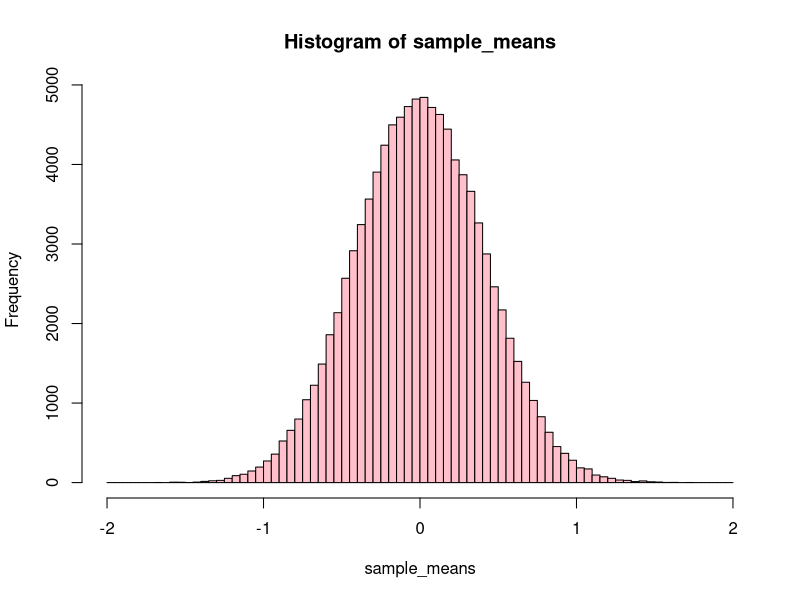
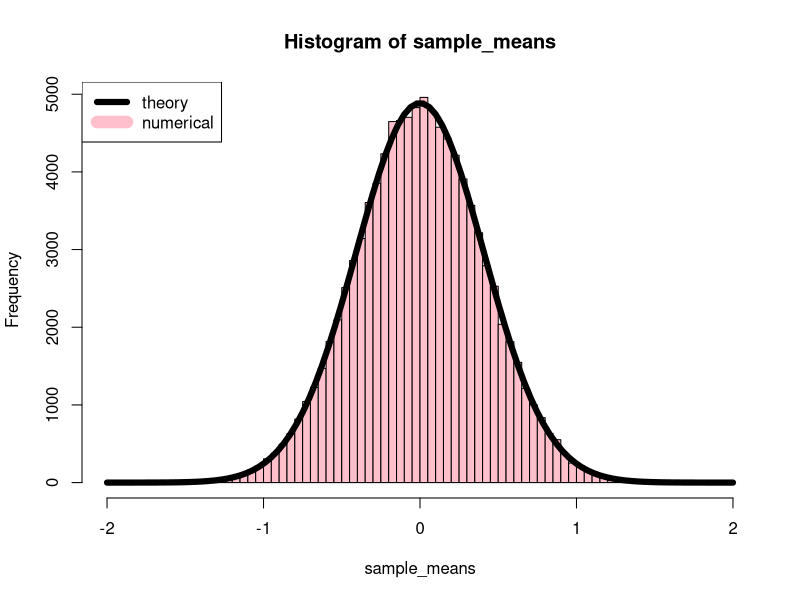
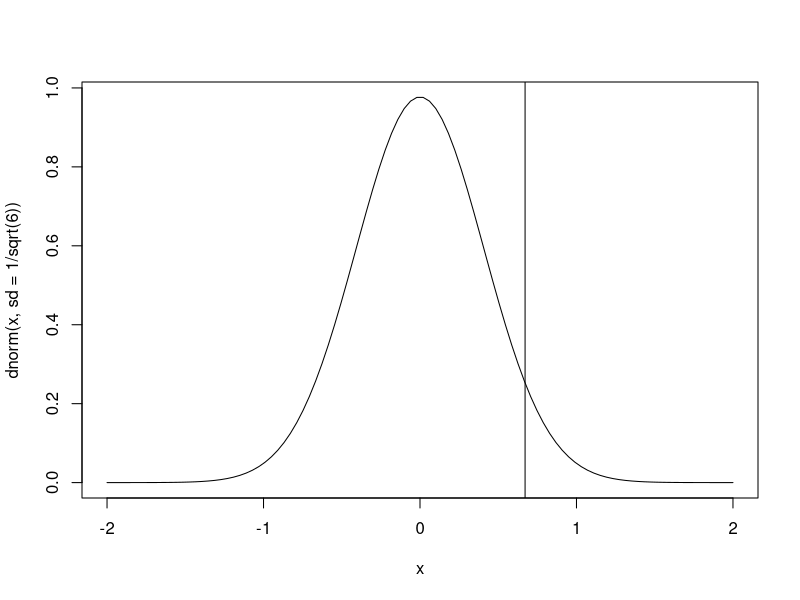
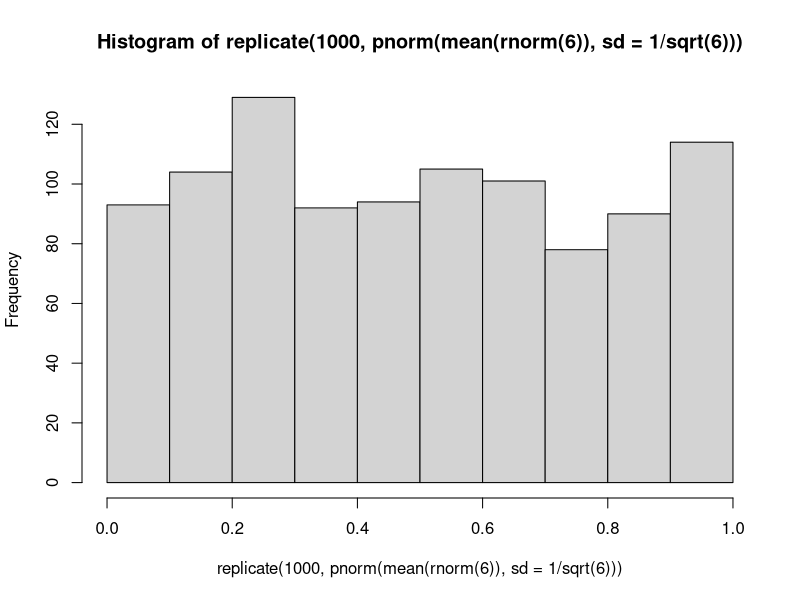
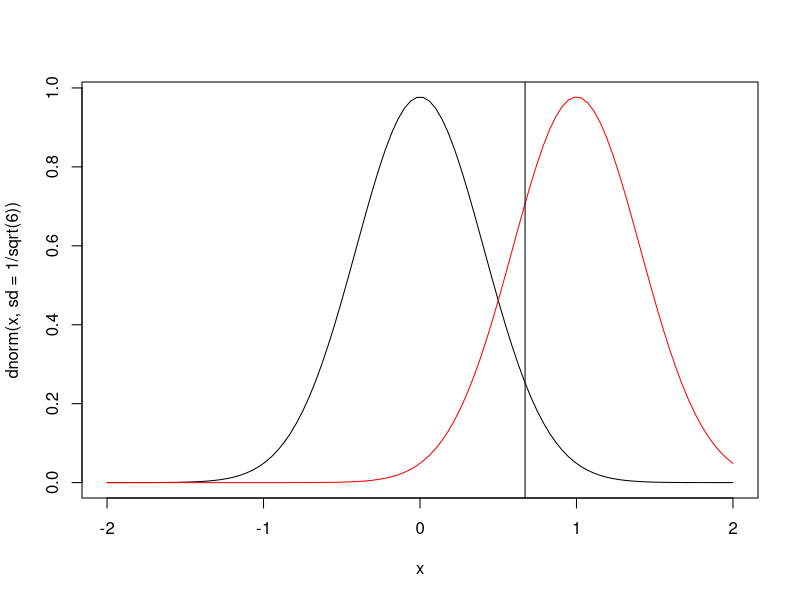
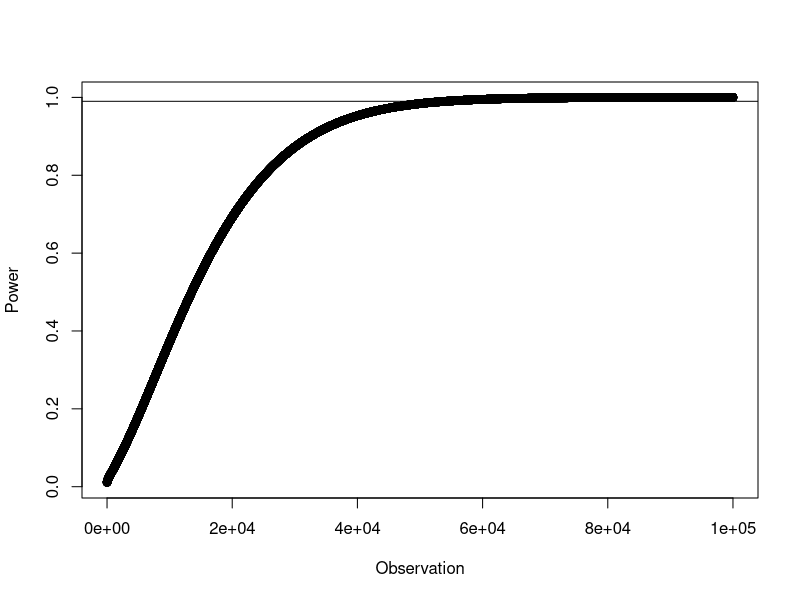
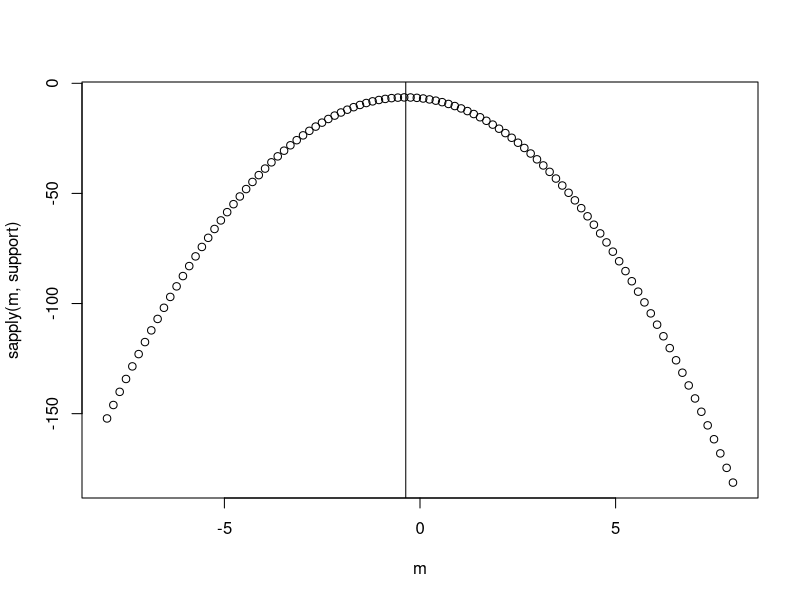
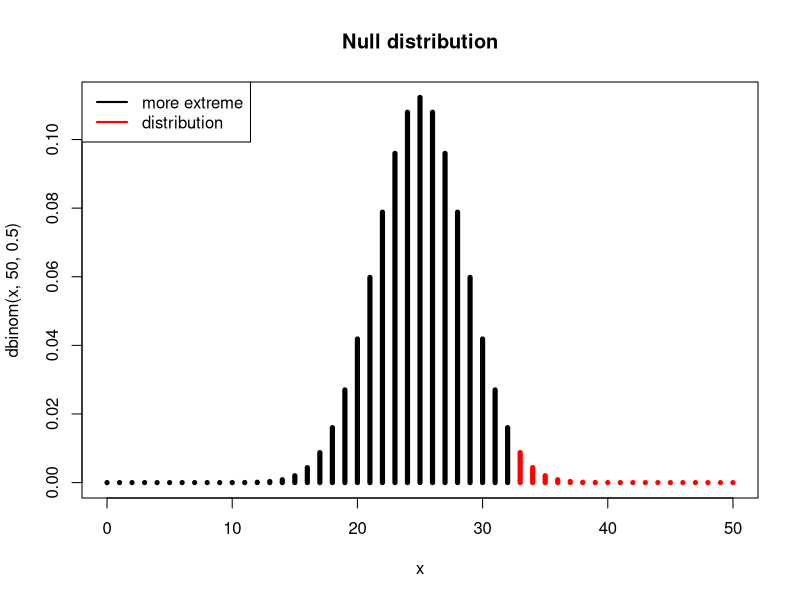

Reproduce these figures in R, in order.
## ---- chunk 1
mean(rnorm(6))
## ---- chunk 2
mean(rnorm(6))
## ---- chunk 3
mean(rnorm(6))
## ---- chunk 4
width <- 0.05
n <- 100000
sample_means <- replicate(n,mean(rnorm(6)))
hist(sample_means,breaks=seq(from=-2,to=2,by=width),col='pink')
## ---- chunk 5
width <- 0.05
n <- 100000
sample_means <- replicate(n,mean(rnorm(6)))
hist(sample_means,breaks=seq(from=-2,to=2,by=width),col='pink')
x <- seq(from=-2,to=2,len=100)
points(x,n*width*dnorm(x,sd=1/sqrt(6)),type="l",lwd=6)
legend("topleft",lwd=c(6,12),col=c("black","pink"),legend=c("theory","numerical"))
## ---- chunk 6
qnorm(0.95,mean=0,sd=1/sqrt(6))
## ---- chunk 7
plot(x,dnorm(x,sd=1/sqrt(6)),type='l')
abline(v=qnorm(0.95,sd=1/sqrt(6)))
## ---- chunk 8
table(replicate(1000,mean(rnorm(6))>0.67))
## ---- chunk 9
pnorm(mean(rnorm(6)),mean=0,sd=1/sqrt(6),lower.tail=FALSE)
## ---- chunk 10
hist(replicate(1000,pnorm(mean(rnorm(6)),sd=1/sqrt(6))))
## ---- chunk 11
table(replicate(10000,mean(rnorm(6,mean=1))>qnorm(0.95,sd=1/sqrt(6))))
## ---- chunk 12
pnorm(qnorm(0.95,sd=1/sqrt(6)),mean=1,sd=1/sqrt(6))
## ---- chunk 13
plot(x,dnorm(x,sd=1/sqrt(6)),type='l')
points(x,dnorm(x,mean=1,sd=1/sqrt(6)),col='red',type='l')
abline(v=qnorm(0.95,sd=1/sqrt(6)))
## ---- chunk 14
pnorm(qnorm(0.99,sd=1/sqrt(6)),mean=1,sd=1/sqrt(6),lower.tail=FALSE)
## ---- chunk 15
pnorm(qnorm(0.99,sd=1/sqrt(7)),mean=1,sd=1/sqrt(7),lower.tail=FALSE)
## ---- chunk 16
pnorm(qnorm(0.99,sd=1/sqrt(8)),mean=1,sd=1/sqrt(8),lower.tail=FALSE)
## ---- chunk 17
pnorm(qnorm(0.99,sd=1/sqrt(9)),mean=1,sd=1/sqrt(9),lower.tail=FALSE)
## ---- chunk 18
pnorm(qnorm(0.99,sd=1/sqrt(22)),mean=1,sd=1/sqrt(22),lower.tail=FALSE)
## ---- chunk 19
x <- seq(from=0,to=100000,len=100000)
plot(x,pnorm(qnorm(0.99,sd=1/sqrt(1:100000)),mean=0.02,sd=1/sqrt(1:100000),lower.tail=FALSE),xlab="Observation", ylab="Power")
abline(h=0.99)
## ---- chunk 20
pnorm(qnorm(0.99,sd=1/sqrt(50000)),mean=0.02,sd=1/sqrt(50000),lower.tail=FALSE)
## ---- chunk 21
pnorm(qnorm(0.99,sd=1/sqrt(52000)),mean=0.02,sd=1/sqrt(52000),lower.tail=FALSE)
## ---- chunk 22
pnorm(qnorm(0.99,sd=1/sqrt(54000)),mean=0.02,sd=1/sqrt(54000),lower.tail=FALSE)
## ---- chunk 23
pnorm(qnorm(0.99,sd=1/sqrt(56000)),mean=0.02,sd=1/sqrt(56000),lower.tail=FALSE)
## ---- chunk 24
pnorm(qnorm(0.99,sd=1/sqrt(55000)),mean=0.02,sd=1/sqrt(55000),lower.tail=FALSE)
## ---- chunk 25
pnorm(qnorm(0.99,sd=1/sqrt(54800)),mean=0.02,sd=1/sqrt(54800),lower.tail=FALSE)
## ---- chunk 26
pnorm(qnorm(0.99,sd=1/sqrt(54600)),mean=0.02,sd=1/sqrt(54600),lower.tail=FALSE)
## ---- chunk 27
pnorm(qnorm(0.99,sd=1/sqrt(54400)),mean=0.02,sd=1/sqrt(54400),lower.tail=FALSE)
## ---- chunk 28
pnorm(qnorm(0.99,sd=1/sqrt(54200)),mean=0.02,sd=1/sqrt(54200),lower.tail=FALSE)
## ---- chunk 29
pnorm(qnorm(0.99,sd=1/sqrt(54100)),mean=0.02,sd=1/sqrt(54100),lower.tail=FALSE)
## ---- chunk 30
pnorm(qnorm(0.99,sd=1/sqrt(54110)),mean=0.02,sd=1/sqrt(54110),lower.tail=FALSE)
## ---- chunk 31
pnorm(qnorm(0.99,sd=1/sqrt(54120)),mean=0.02,sd=1/sqrt(54120),lower.tail=FALSE)
## ---- chunk 32
pnorm(qnorm(0.99,sd=1/sqrt(54119)),mean=0.02,sd=1/sqrt(54119),lower.tail=FALSE)
## ---- chunk 33
pnorm(qnorm(0.99,sd=1/sqrt(54118)),mean=0.02,sd=1/sqrt(54118),lower.tail=FALSE)
## ---- chunk 34
set.seed(18035793)
x<- rnorm(5)
## ---- chunk 35
prod(dnorm(x,mean=0,sd=1,log=TRUE))
## ---- chunk 36
prod(dnorm(x,mean=0,sd=1.1,log=TRUE))
## ---- chunk 37
prod(dnorm(x,mean=0.1,sd=1,log=TRUE))
## ---- chunk 38
prod(dnorm(x,mean=0.1,sd=1.1,log=TRUE))
## ---- chunk 39
support <- function(m){sum(dnorm(x,mean=m,log=TRUE))}  # support function
m <- seq(from=-8,to=8,len=100)    # range of plausible population means
plot(m,sapply(m,support))        # plot the support
abline(v=mean(x))  
## ---- chunk 40
prod(dnorm(x,mean=0,sd=1))
## ---- chunk 41
prod(dnorm(x,mean=1,sd=1))
## ---- chunk 42
prod(dnorm(x,mean=1e-08,sd=1))
## ---- chunk 43
prod(dnorm(x,mean=-0.1,sd=1))
## ---- chunk 44
prod(dnorm(x,mean=-0.2,sd=1))
## ---- chunk 45
prod(dnorm(x,mean=-0.3,sd=1))
## ---- chunk 46
prod(dnorm(x,mean=-0.4,sd=1))
## ---- chunk 47
prod(dnorm(x,mean=-0.5,sd=1))
## ---- chunk 48
prod(dnorm(x,mean=-0.41,sd=1))
## ---- chunk 49
prod(dnorm(x,mean=-0.39,sd=1))
## ---- chunk 50
prod(dnorm(x,mean=-0.38,sd=1))
## ---- chunk 51
prod(dnorm(x,mean=-0.37,sd=1))
## ---- chunk 52
prod(dnorm(x,mean=-0.36,sd=1))
## ---- chunk 53
prod(dnorm(x,mean=-0.35,sd=1))
## ---- chunk 54
prod(dnorm(x,mean=-0.36,sd=0.9))
## ---- chunk 55
prod(dnorm(x,mean=-0.36,sd=0.8))
## ---- chunk 56
prod(dnorm(x,mean=-0.36,sd=0.89))
## ---- chunk 57
prod(dnorm(x,mean=-0.36,sd=0.88))
## ---- chunk 58
prod(dnorm(x,mean=-0.36,sd=0.87))
## ---- chunk 59
prod(dnorm(x,mean=-0.36,sd=0.86))
## ---- chunk 60
prod(dnorm(x,mean=-0.36,sd=0.85))
## ---- chunk 61
prod(dnorm(x,mean=-0.36,sd=0.84))
## ---- chunk 62
pbinom(31,50,0.5,lower.tail=FALSE)
## ---- chunk 63
x <- 0:50
plot(x,dbinom(x,50,0.5),col=c(rep("black",33),rep("red",18)),type="h",lwd=5,main="Null distribution")
legend("topleft",lty=1,lwd=2,col=c("black","red"),
legend=c("more extreme","distribution"))
## ---- chunk 64
support <- function(m){sum(dbinom(32:50,50,0.5))}
m <- seq(from=-100,to=100,len=100) # range of plausible population means
s <- sapply(m,support) # calculate support
plot(m,s-max(s)) # subtract maximum value so support=0 at max
abline(v=mean(32:50)) # best-supported value is the sample mean
abline(h=0) # maximum support = 0
abline(h=-2) 
## ---- chunk 65
#p <- seq(from=0, to=1, len=100)
#plot(p,dbinom(32,50,p))
## ---- chunk 66
pbinom(qbinom(0.99,50,0.5),50,2/3,lower.tail=FALSE)
